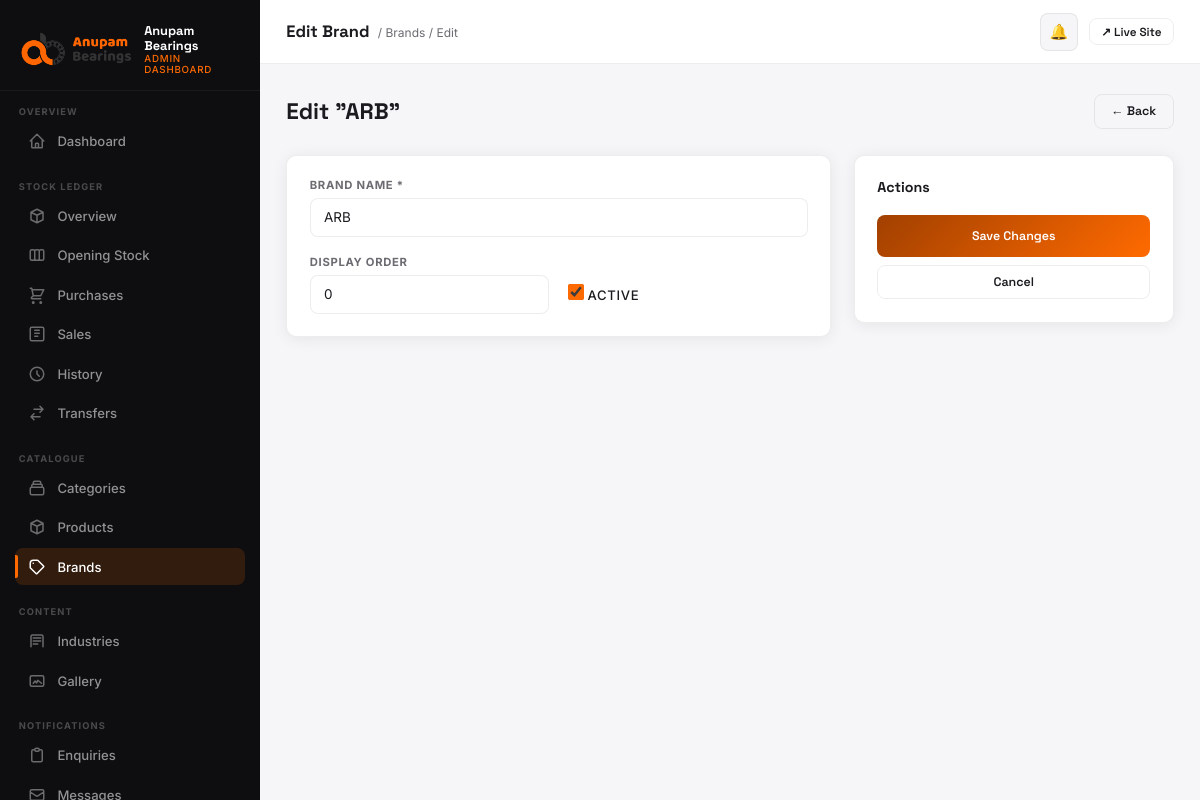
Page /dashboard/brands/6/edit/ (signed in) on the committed database.
### products/models.py (models this page shows, shortened)
class Brand(models.Model):
    name = models.CharField(max_length=120)
    slug = models.SlugField(unique=True)
    is_active = models.BooleanField(default=True)
    order = models.IntegerField(default=0)
    class Meta:
        ordering = ['order', 'name']

### dashboard/views.py (the view)
# urls.py: path('brands/<int:pk>/edit/',   views.brand_edit,              name='brand_edit'),
@login_required(login_url='/dashboard/login/')
@staff_required
@role_required(UserProfile.ADMIN)
def brand_edit(request, pk):
    brand = get_object_or_404(Brand, pk=pk)
    if request.method == 'POST':
        brand.name = request.POST.get('name', brand.name).strip()
        brand.is_active = request.POST.get('is_active') == 'on'
        brand.order = int(request.POST.get('order', 0) or 0)
        brand.save()
        return redirect('dashboard:brands')
    return render(request, 'dashboard/brand_form.html', {'brand': brand})

### core/context_processors.py (called while the page is built)
def seo(request):
    return build_seo_context(request)

### core/seo.py (called while the page is built)
def site_url() -> str:
    return getattr(settings, 'SITE_URL', 'https://anupambearings.com').rstrip('/')

def absolute_url(path: str) -> str:
    if not path:
        return site_url()
    parsed = urlsplit(path)
    if parsed.scheme:
        return path
    if path.startswith('/'):
        return f'{site_url()}{path}'
    return f"{site_url()}/{path.lstrip('/')}"

def build_canonical_url(request, *, path: str | None = None) -> str:
    canonical_path = path if path is not None else request.path
    return absolute_url(canonical_path)

def _serialize_schema(schema: dict) -> str:
    return json.dumps(schema, ensure_ascii=False, separators=(',', ':'))

def website_schema() -> dict:
    return {
        '@context': 'https://schema.org',
        '@type': 'WebSite',
        '@id': f'{site_url()}#website',
        'url': site_url(),
        'name': SITE_NAME,
        'alternateName': 'Anupam Bearings India',
        'description': SITE_DESCRIPTION,
        'publisher': {'@id': f'{site_url()}#organization'},
        'potentialAction': {
            '@type': 'SearchAction',
            'target': {
                '@type': 'EntryPoint',
                'urlTemplate': f'{site_url()}/products/?q={{search_term_string}}',
            },
            'query-input': 'required name=search_term_string',
        },
    }

### stock_ledger/context_processors.py (called while the page is built, shortened)
def dashboard_role(request):
    user = getattr(request, 'user', None)
    if not user or not user.is_authenticated or not user.is_staff:
        return {}
    profile = getattr(user, 'stock_profile', None)
    if profile is None:
        return {}
    return {
        'dash_role': profile.role,
        'dash_branch': profile.branch,
    }

def low_stock_alert(request):
    user = getattr(request, 'user', None)
    if not user or not user.is_authenticated or not user.is_staff:
        return {'show_low_stock_modal': False}
    profile = getattr(user, 'stock_profile', None)
    if profile is None or profile.role not in (UserProfile.ADMIN, UserProfile.BRANCH_STAFF):
        return {'show_low_stock_modal': False}
    if request.session.get('low_stock_alert_shown'):
        return {'show_low_stock_modal': False}

### templates/dashboard/brand_form.html (shortened to what this page needs)
{% extends "dashboard/base.html" %}
{% block page_title %}{% if brand %}Edit Brand{% else %}Add Brand{% endif %}{% endblock %}
{% block breadcrumb %}<span class="topbar-breadcrumb">/ <a href="{% url 'dashboard:brands' %}" style="color:var(--muted);text-decoration:none;">Brands</a> / {% if brand %}Edit{% else %}New{% endif %}</span>{% endblock %}
{% block nav_brands %}active{% endblock %}
{% block content %}
<div class="page-header">
  <div class="page-header-left">
    <h1>{% if brand %}Edit "{{ brand.name }}"{% else %}Add New Brand{% endif %}</h1>
  </div>
  <a href="{% url 'dashboard:brands' %}" class="btn btn-ghost">← Back</a>
</div>
<form method="POST">
  <div style="display:grid;grid-template-columns:1fr 320px;gap:1.5rem;align-items:start;">
    <div class="card card-pad">
      <div class="form-grid">
        <div class="form-group">
          <label>Brand Name *</label>
          <input class="form-input" type="text" name="name" required value="{{ brand.name|default:'' }}" placeholder="e.g. Timken"/>
        </div>
        <div class="form-row">
          <div class="form-group">
            <label>Display Order</label>
            <input class="form-input" type="number" name="order" value="{{ brand.order|default:0 }}" min="0" max="100"/>
          </div>
          <div class="form-group">
            <label class="form-check" style="margin-top:1.9rem;">
              <input type="checkbox" name="is_active" {% if not brand or brand.is_active %}checked{% endif %}/>
              <span class="form-check-label">Active</span>
            </label>
          </div>
        </div>
      </div>
    </div>
    <div class="card card-pad">
      <h3 style="font-family:var(--font-d);font-size:0.95rem;font-weight:700;margin-bottom:1.25rem;">Actions</h3>
      <button type="submit" class="btn btn-primary" style="width:100%;justify-content:center;padding:0.875rem;">
        {% if brand %}Save Changes{% else %}Add Brand{% endif %}
      </button>
      <a href="{% url 'dashboard:brands' %}" class="btn btn-ghost" style="width:100%;justify-content:center;margin-top:0.5rem;">Cancel</a>
    </div>
  </div>
</form>
{% endblock %}

### templates/dashboard/base.html (style rules this page uses)
*, *::before, *::after { box-sizing: border-box; margin: 0; padding: 0; }
:root { --orange: #ff6a00; --orange-dk: #a14000; --surface: #f6f5f7; --card: #ffffff; --sidebar-bg: #0e0e11; --sidebar-w: 260px; --on: #1b1b1f; --muted: #6b6b72; --border: rgba(0,0,0,0.07); --grad: linear-gradient(135deg,#a14000 0%,#ff6a00 100%); --radius: 10px; --shadow: 0 2px 16px rgba(0,0,0,0.07); --shadow-lg: 0 8px 40px rgba(0,0,0,0.12); --font-d: 'Space Grotesk', sans-serif; --font-b: 'Inter', sans-serif; }
html { font-size: 15px; -webkit-font-smoothing: antialiased; }
body { font-family: var(--font-b); background: var(--surface); color: var(--on); display: flex; min-height: 100vh; overflow-x: hidden; }
.topbar-breadcrumb { font-size: 0.8rem; color: var(--muted); margin-left: 4px; }
.page-header { display: flex; align-items: center; justify-content: space-between; margin-bottom: 1.75rem; gap: 1rem; flex-wrap: wrap; }
.page-header-left h1 { font-family: var(--font-d); font-size: 1.5rem; font-weight: 700; }
.card { background: var(--card); border-radius: var(--radius); border: 1px solid var(--border); box-shadow: var(--shadow); }
.card-pad { padding: 1.5rem; }
.btn { display: inline-flex; align-items: center; gap: 0.4rem; padding: 0.55rem 1.1rem; border-radius: 8px; font-family: var(--font-d); font-size: 0.83rem; font-weight: 600; cursor: pointer; border: none; text-decoration: none; transition: all 0.18s; }
.btn-primary { background: var(--grad); color: #fff; }
.btn-ghost { background: transparent; color: var(--on); border: 1px solid var(--border); }
.form-grid { display: grid; gap: 1.25rem; }
.form-row { display: grid; grid-template-columns: 1fr 1fr; gap: 1.25rem; }
.form-group label { display: block; font-size: 0.75rem; font-weight: 700; letter-spacing: 0.06em; text-transform: uppercase; color: var(--muted); margin-bottom: 0.35rem; }
.form-input { width: 100%; padding: 0.7rem 0.875rem; border: 1px solid var(--border); border-radius: 8px; font-family: var(--font-b); font-size: 0.9rem; color: var(--on); background: var(--card); outline: none; transition: border-color 0.18s, box-shadow 0.18s; }
.form-check { display: flex; align-items: center; gap: 0.5rem; cursor: pointer; }
.form-check input { width: 16px; height: 16px; accent-color: var(--orange); cursor: pointer; }
.form-check-label { font-size: 0.875rem; font-weight: 500; color: var(--on); }

### rows in the picture
Brand: name "ARB", order "0", is_active "☑"
